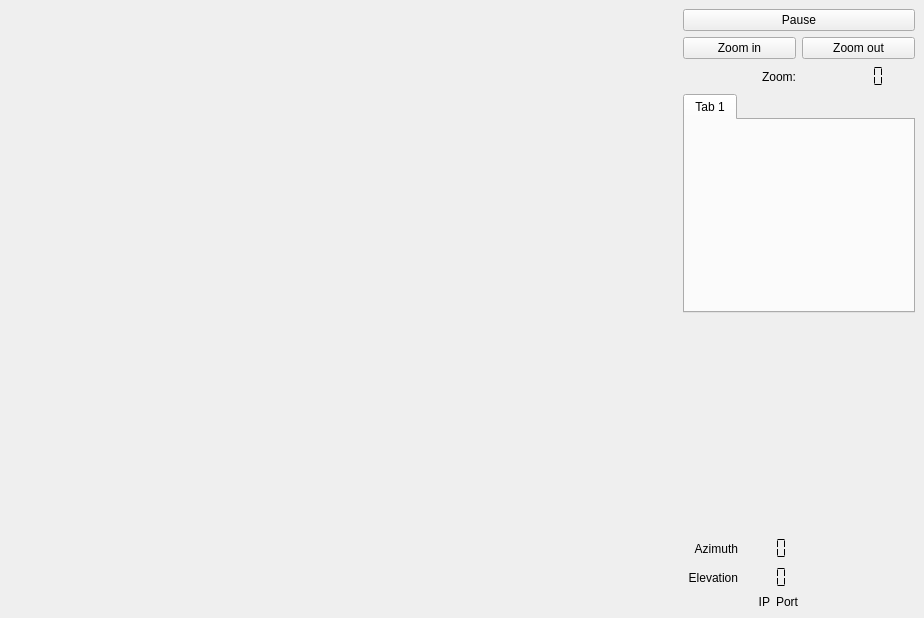
<ui version="4.0" >
 <class>CP2PPI</class>
 <widget class="QWidget" name="CP2PPI" >
  <property name="geometry" >
   <rect>
    <x>0</x>
    <y>0</y>
    <width>924</width>
    <height>618</height>
   </rect>
  </property>
  <property name="windowTitle" >
   <string>CP2PPI</string>
  </property>
  <layout class="QHBoxLayout" >
   <property name="margin" >
    <number>9</number>
   </property>
   <property name="spacing" >
    <number>6</number>
   </property>
   <item>
    <widget class="QStackedWidget" name="_ppiStack" >
     <property name="sizePolicy" >
      <sizepolicy>
       <hsizetype>3</hsizetype>
       <vsizetype>3</vsizetype>
       <horstretch>0</horstretch>
       <verstretch>0</verstretch>
      </sizepolicy>
     </property>
     <property name="minimumSize" >
      <size>
       <width>600</width>
       <height>600</height>
      </size>
     </property>
     <property name="currentIndex" >
      <number>1</number>
     </property>
     <widget class="QWidget" name="page" >
      <layout class="QVBoxLayout" >
       <property name="margin" >
        <number>9</number>
       </property>
       <property name="spacing" >
        <number>6</number>
       </property>
       <item>
        <widget class="PPI" name="_ppiS" >
         <property name="sizePolicy" >
          <sizepolicy>
           <hsizetype>3</hsizetype>
           <vsizetype>3</vsizetype>
           <horstretch>0</horstretch>
           <verstretch>0</verstretch>
          </sizepolicy>
         </property>
         <property name="minimumSize" >
          <size>
           <width>600</width>
           <height>600</height>
          </size>
         </property>
         <property name="toolTip" >
          <string>knob</string>
         </property>
         <property name="whatsThis" >
          <string>A knob that you can turn.</string>
         </property>
        </widget>
       </item>
      </layout>
     </widget>
     <widget class="QWidget" name="page_2" >
      <layout class="QVBoxLayout" >
       <property name="margin" >
        <number>9</number>
       </property>
       <property name="spacing" >
        <number>6</number>
       </property>
       <item>
        <widget class="PPI" name="_ppiX" >
         <property name="sizePolicy" >
          <sizepolicy>
           <hsizetype>3</hsizetype>
           <vsizetype>3</vsizetype>
           <horstretch>0</horstretch>
           <verstretch>0</verstretch>
          </sizepolicy>
         </property>
         <property name="minimumSize" >
          <size>
           <width>600</width>
           <height>600</height>
          </size>
         </property>
         <property name="toolTip" >
          <string>knob</string>
         </property>
         <property name="whatsThis" >
          <string>A knob that you can turn.</string>
         </property>
        </widget>
       </item>
      </layout>
     </widget>
    </widget>
   </item>
   <item>
    <widget class="ColorBar" name="_colorBar" >
     <property name="sizePolicy" >
      <sizepolicy>
       <hsizetype>0</hsizetype>
       <vsizetype>3</vsizetype>
       <horstretch>0</horstretch>
       <verstretch>0</verstretch>
      </sizepolicy>
     </property>
     <property name="minimumSize" >
      <size>
       <width>60</width>
       <height>100</height>
      </size>
     </property>
    </widget>
   </item>
   <item>
    <layout class="QVBoxLayout" >
     <property name="margin" >
      <number>0</number>
     </property>
     <property name="spacing" >
      <number>6</number>
     </property>
     <item>
      <layout class="QVBoxLayout" >
       <property name="margin" >
        <number>0</number>
       </property>
       <property name="spacing" >
        <number>6</number>
       </property>
       <item>
        <widget class="QPushButton" name="_pauseButton" >
         <property name="sizePolicy" >
          <sizepolicy>
           <hsizetype>1</hsizetype>
           <vsizetype>1</vsizetype>
           <horstretch>0</horstretch>
           <verstretch>0</verstretch>
          </sizepolicy>
         </property>
         <property name="text" >
          <string>Pause</string>
         </property>
         <property name="checkable" >
          <bool>true</bool>
         </property>
        </widget>
       </item>
       <item>
        <layout class="QHBoxLayout" >
         <property name="margin" >
          <number>0</number>
         </property>
         <property name="spacing" >
          <number>6</number>
         </property>
         <item>
          <widget class="QPushButton" name="_zoomInButton" >
           <property name="sizePolicy" >
            <sizepolicy>
             <hsizetype>1</hsizetype>
             <vsizetype>1</vsizetype>
             <horstretch>0</horstretch>
             <verstretch>0</verstretch>
            </sizepolicy>
           </property>
           <property name="text" >
            <string>Zoom in</string>
           </property>
          </widget>
         </item>
         <item>
          <widget class="QPushButton" name="_zoomOutButton" >
           <property name="sizePolicy" >
            <sizepolicy>
             <hsizetype>1</hsizetype>
             <vsizetype>1</vsizetype>
             <horstretch>0</horstretch>
             <verstretch>0</verstretch>
            </sizepolicy>
           </property>
           <property name="text" >
            <string>Zoom out</string>
           </property>
          </widget>
         </item>
        </layout>
       </item>
       <item>
        <layout class="QHBoxLayout" >
         <property name="margin" >
          <number>0</number>
         </property>
         <property name="spacing" >
          <number>6</number>
         </property>
         <item>
          <widget class="QLabel" name="textLabel1" >
           <property name="sizePolicy" >
            <sizepolicy>
             <hsizetype>1</hsizetype>
             <vsizetype>1</vsizetype>
             <horstretch>0</horstretch>
             <verstretch>0</verstretch>
            </sizepolicy>
           </property>
           <property name="text" >
            <string>Zoom:</string>
           </property>
           <property name="alignment" >
            <set>Qt::AlignRight|Qt::AlignTrailing|Qt::AlignVCenter</set>
           </property>
           <property name="wordWrap" >
            <bool>false</bool>
           </property>
          </widget>
         </item>
         <item>
          <widget class="QLCDNumber" name="ZoomFactor" >
           <property name="sizePolicy" >
            <sizepolicy>
             <hsizetype>1</hsizetype>
             <vsizetype>1</vsizetype>
             <horstretch>0</horstretch>
             <verstretch>0</verstretch>
            </sizepolicy>
           </property>
           <property name="frameShape" >
            <enum>QFrame::NoFrame</enum>
           </property>
           <property name="segmentStyle" >
            <enum>QLCDNumber::Flat</enum>
           </property>
          </widget>
         </item>
        </layout>
       </item>
      </layout>
     </item>
     <item>
      <widget class="QTabWidget" name="_typeTab" >
       <property name="sizePolicy" >
        <sizepolicy>
         <hsizetype>1</hsizetype>
         <vsizetype>3</vsizetype>
         <horstretch>0</horstretch>
         <verstretch>0</verstretch>
        </sizepolicy>
       </property>
       <property name="minimumSize" >
        <size>
         <width>100</width>
         <height>0</height>
        </size>
       </property>
       <widget class="QWidget" name="tab" >
        <attribute name="title" >
         <string>Tab 1</string>
        </attribute>
       </widget>
      </widget>
     </item>
     <item>
      <spacer>
       <property name="orientation" >
        <enum>Qt::Vertical</enum>
       </property>
       <property name="sizeType" >
        <enum>QSizePolicy::MinimumExpanding</enum>
       </property>
       <property name="sizeHint" >
        <size>
         <width>232</width>
         <height>101</height>
        </size>
       </property>
      </spacer>
     </item>
     <item>
      <layout class="QHBoxLayout" >
       <property name="margin" >
        <number>0</number>
       </property>
       <property name="spacing" >
        <number>6</number>
       </property>
       <item>
        <layout class="QVBoxLayout" >
         <property name="margin" >
          <number>0</number>
         </property>
         <property name="spacing" >
          <number>6</number>
         </property>
         <item>
          <layout class="QGridLayout" >
           <property name="margin" >
            <number>0</number>
           </property>
           <property name="spacing" >
            <number>6</number>
           </property>
           <item row="1" column="0" >
            <widget class="QLabel" name="textLabel1_4" >
             <property name="sizePolicy" >
              <sizepolicy>
               <hsizetype>3</hsizetype>
               <vsizetype>5</vsizetype>
               <horstretch>0</horstretch>
               <verstretch>0</verstretch>
              </sizepolicy>
             </property>
             <property name="text" >
              <string>Elevation</string>
             </property>
             <property name="alignment" >
              <set>Qt::AlignRight|Qt::AlignTrailing|Qt::AlignVCenter</set>
             </property>
             <property name="wordWrap" >
              <bool>false</bool>
             </property>
            </widget>
           </item>
           <item row="0" column="1" >
            <widget class="QLCDNumber" name="_azLCD" >
             <property name="sizePolicy" >
              <sizepolicy>
               <hsizetype>3</hsizetype>
               <vsizetype>1</vsizetype>
               <horstretch>0</horstretch>
               <verstretch>0</verstretch>
              </sizepolicy>
             </property>
             <property name="minimumSize" >
              <size>
               <width>0</width>
               <height>0</height>
              </size>
             </property>
             <property name="frameShape" >
              <enum>QFrame::NoFrame</enum>
             </property>
             <property name="frameShadow" >
              <enum>QFrame::Plain</enum>
             </property>
             <property name="numDigits" >
              <number>3</number>
             </property>
             <property name="segmentStyle" >
              <enum>QLCDNumber::Flat</enum>
             </property>
            </widget>
           </item>
           <item row="1" column="1" >
            <widget class="QLCDNumber" name="_elLCD" >
             <property name="sizePolicy" >
              <sizepolicy>
               <hsizetype>3</hsizetype>
               <vsizetype>1</vsizetype>
               <horstretch>0</horstretch>
               <verstretch>0</verstretch>
              </sizepolicy>
             </property>
             <property name="minimumSize" >
              <size>
               <width>0</width>
               <height>0</height>
              </size>
             </property>
             <property name="frameShape" >
              <enum>QFrame::NoFrame</enum>
             </property>
             <property name="frameShadow" >
              <enum>QFrame::Plain</enum>
             </property>
             <property name="numDigits" >
              <number>3</number>
             </property>
             <property name="segmentStyle" >
              <enum>QLCDNumber::Flat</enum>
             </property>
            </widget>
           </item>
           <item row="0" column="0" >
            <widget class="QLabel" name="textLabel1_3" >
             <property name="sizePolicy" >
              <sizepolicy>
               <hsizetype>3</hsizetype>
               <vsizetype>5</vsizetype>
               <horstretch>0</horstretch>
               <verstretch>0</verstretch>
              </sizepolicy>
             </property>
             <property name="text" >
              <string>Azimuth</string>
             </property>
             <property name="alignment" >
              <set>Qt::AlignRight|Qt::AlignTrailing|Qt::AlignVCenter</set>
             </property>
             <property name="wordWrap" >
              <bool>false</bool>
             </property>
            </widget>
           </item>
          </layout>
         </item>
         <item>
          <layout class="QHBoxLayout" >
           <property name="margin" >
            <number>0</number>
           </property>
           <property name="spacing" >
            <number>6</number>
           </property>
           <item>
            <widget class="QLabel" name="_textIP" >
             <property name="sizePolicy" >
              <sizepolicy>
               <hsizetype>3</hsizetype>
               <vsizetype>5</vsizetype>
               <horstretch>0</horstretch>
               <verstretch>0</verstretch>
              </sizepolicy>
             </property>
             <property name="text" >
              <string>IP</string>
             </property>
             <property name="alignment" >
              <set>Qt::AlignRight|Qt::AlignTrailing|Qt::AlignVCenter</set>
             </property>
             <property name="wordWrap" >
              <bool>false</bool>
             </property>
            </widget>
           </item>
           <item>
            <widget class="QLabel" name="_textPort" >
             <property name="sizePolicy" >
              <sizepolicy>
               <hsizetype>1</hsizetype>
               <vsizetype>5</vsizetype>
               <horstretch>0</horstretch>
               <verstretch>0</verstretch>
              </sizepolicy>
             </property>
             <property name="text" >
              <string>Port</string>
             </property>
             <property name="wordWrap" >
              <bool>false</bool>
             </property>
            </widget>
           </item>
          </layout>
         </item>
        </layout>
       </item>
       <item>
        <spacer>
         <property name="orientation" >
          <enum>Qt::Horizontal</enum>
         </property>
         <property name="sizeHint" >
          <size>
           <width>40</width>
           <height>20</height>
          </size>
         </property>
        </spacer>
       </item>
      </layout>
     </item>
    </layout>
   </item>
  </layout>
 </widget>
 <customwidgets>
  <customwidget>
   <class>PPI</class>
   <extends>QWidget</extends>
   <header>PPI.h</header>
  </customwidget>
  <customwidget>
   <class>ColorBar</class>
   <extends>QWidget</extends>
   <header>ColorBar.h</header>
  </customwidget>
 </customwidgets>
 <resources/>
 <connections/>
</ui>
